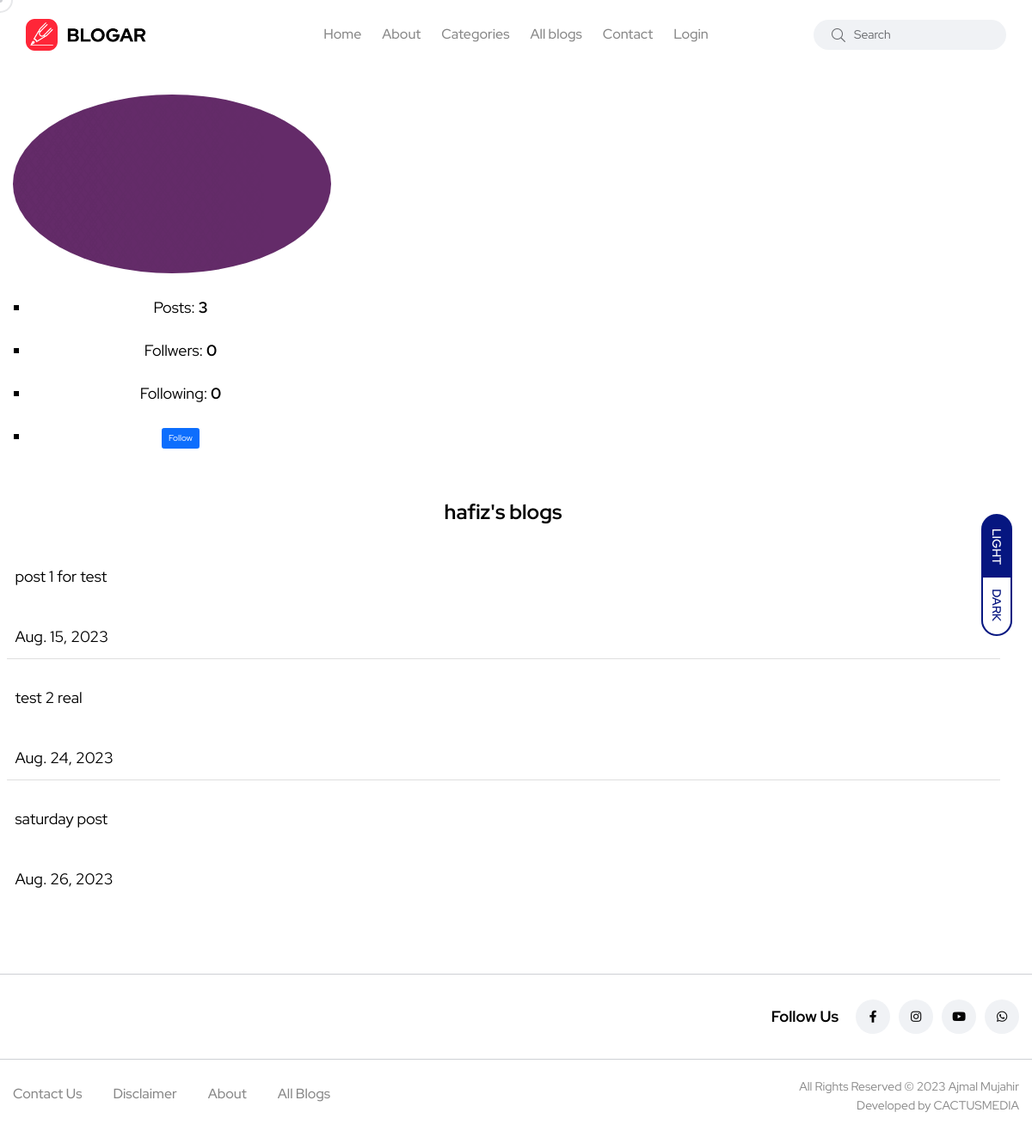
Page /view_user_information/hafiz/ on the committed database.
### user_profile/models.py (models this page shows, shortened)
class User(AbstractUser):
    email = models.EmailField(
        max_length=150,
        unique=True,
        error_messages={
            "unique": "The email must be unique"
        }
    )
    profile_image = models.ImageField(
        null=True,
        blank=True,
        upload_to="profile_images"
    )
    followers = models.ManyToManyField("Follow")
    REQUIRED_FIELDS = ["email"]
    objects = CustomUserManager()
    def get_profile_picture(self):
        url = ""
        try:
            url = self.profile_image.url
        except:
            url = ""
        return url

### blog/models.py (models this page shows, shortened)
class Blog(models.Model):
    user = models.ForeignKey(
        User,
        related_name='user_blogs',
        on_delete=models.CASCADE
    )
    category = models.ForeignKey(
        Category,
        related_name='category_blogs',
        on_delete=models.CASCADE
    )
    tags = models.ManyToManyField(
        Tag,
        related_name='tag_blogs',
        blank=True
    )
    likes = models.ManyToManyField(
        User,
        related_name='user_likes',
        blank=True
    )
    title = models.CharField(
        max_length=250
    )
    slug = models.SlugField(null=True, blank=True)
    banner = models.ImageField(upload_to='blog_banners')
    description = RichTextField()
    created_date = models.DateField(auto_now_add=True)

### user_profile/views.py (the view, shortened to what this page needs)
# urls.py: path('view_user_information/<str:username>/', view_user_information, name="view_user_information"),
def view_user_information(request, username):
    account = get_object_or_404(User, username=username)
    following = False
    muted = None
    if following:
        queryset = followers.first()
        if queryset.muted:
            muted = True
        else:
            muted = False
    context = {
        "account": account,
        "following": following,
        "muted": muted
    }
    return render(request, "user_information.html", context)

### blog/context_processors.py (called while the page is built)
def get_all_categories(request):
    categories = Category.objects.all()
    context = {
        "categories": categories
    }
    return context

### user_profile/context_processors.py (called while the page is built, shortened)
def user_notifications(request):
    context = {}
    return context

### templates/user_information.html (shortened to what this page needs)
{% extends 'base.html' %}
{% load static %}
{% block content %}
<section class="profile">
        <div class="container-fluid">
            <div class="row py-5">
                <div class="col-md-4">
                    <div class="text-center">
                        <img class="rounded rounded-circle profile-picture" src="{{account.get_profile_picture}}" alt="">
                        <ul class="text-center py-3">
                            <li class="py-2">
                                <span>Posts: <strong>{{account.user_blogs.count}}</strong></span>
                            </li>
                            <li class="py-2">
                                <span>Follwers: <strong>{{account.user_followers.count}}</strong></span>
                            </li>
                            <li class="py-2">
                                <span>Following: <strong>{{account.user_follows.count}}</strong></span>
                            </li>
                            <li class="py-2">
                                {% if following %}
                                <a class="btn btn-primary text-decoration-none" href="{% url 'follow_or_unfollow_user' account.id %}">Unfollow</a>
                                {% if muted %}
                                <a class="btn btn-primary text-decoration-none" href="{% url 'mute_or_unmute_user' account.id %}">Unmute</a>
                                {% else %}
                                <a class="btn btn-primary text-decoration-none" href="{% url 'mute_or_unmute_user' account.id %}">Mute</a>
                                {% endif %}
                                {% else %}
                                <a class="btn btn-primary text-decoration-none" href="{% url 'follow_or_unfollow_user' account.id %}">Follow</a>
                                {% endif %}
                            </li>
                        </ul>
                    </div>
                </div>
                <div class="row pt-1 mb-2">
                    <div class="col-md-12 mb-2">
                    <h4 class="text-monospace text-center">{{account.username}}'s blogs</h4>
                    </div>
                    <div class="col-md-12">
                        <ul class="list-group list-group-flush">
                            {% for blog in account.user_blogs.all %}
                            <li class="list-group-item py-3">
                                <a href="{% url 'blog_details' blog.slug %}">
                                    <p>{{blog.title}}</p>
                                    <p>{{blog.created_date}}</p>
                                </a>
                            </li>
                            {% endfor %}
                        </ul>
                    </div>
                </div>
            </div>
        </div>
</section>
{% endblock content %}

### rows in the picture
User: get_profile_picture (picture), user_blogs.count "3", user_followers.count "0", user_follows.count "0", username "hafiz"
Blog: title "post 1 for test", created_date "Aug. 15, 2023"
Blog: title "test 2 real", created_date "Aug. 24, 2023"
Blog: title "saturday post", created_date "Aug. 26, 2023"
